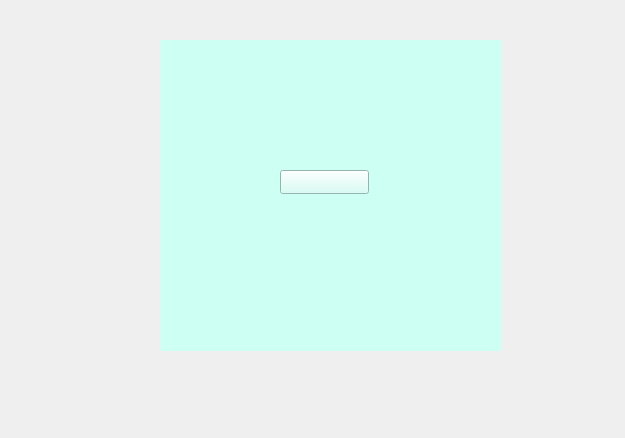
<?xml version="1.0" encoding="UTF-8"?>
<ui version="4.0">
 <class>Widget</class>
 <widget class="QWidget" name="Widget">
  <property name="geometry">
   <rect>
    <x>0</x>
    <y>0</y>
    <width>625</width>
    <height>438</height>
   </rect>
  </property>
  <property name="windowTitle">
   <string>Widget</string>
  </property>
  <widget class="QWidget" name="shadowWidget" native="true">
   <property name="geometry">
    <rect>
     <x>160</x>
     <y>40</y>
     <width>341</width>
     <height>311</height>
    </rect>
   </property>
   <property name="styleSheet">
    <string notr="true">background-color: rgb(205, 255, 243);</string>
   </property>
   <widget class="QPushButton" name="pushButton">
    <property name="geometry">
     <rect>
      <x>120</x>
      <y>130</y>
      <width>89</width>
      <height>24</height>
     </rect>
    </property>
    <property name="styleSheet">
     <string notr="true">border-image: url(:/new/prefix1/timg.png);</string>
    </property>
    <property name="text">
     <string/>
    </property>
   </widget>
  </widget>
 </widget>
 <layoutdefault spacing="6" margin="11"/>
 <resources/>
 <connections/>
</ui>
